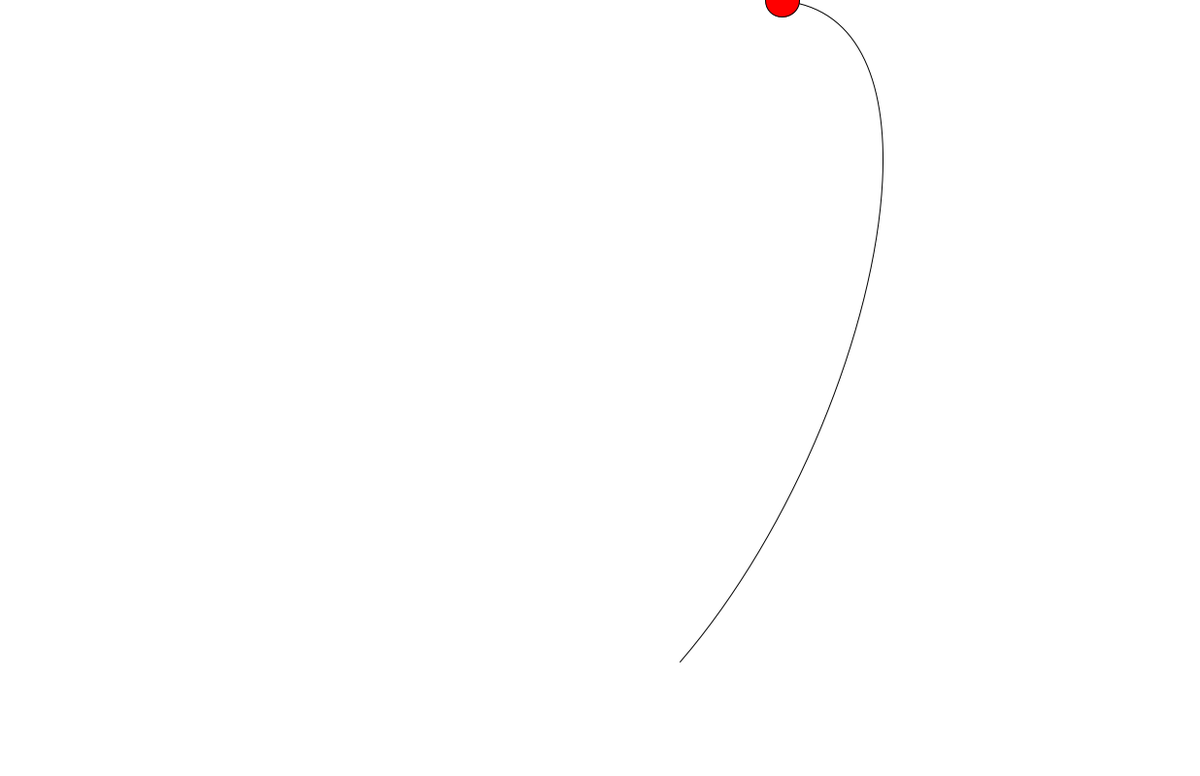
Frame 1 (no input)
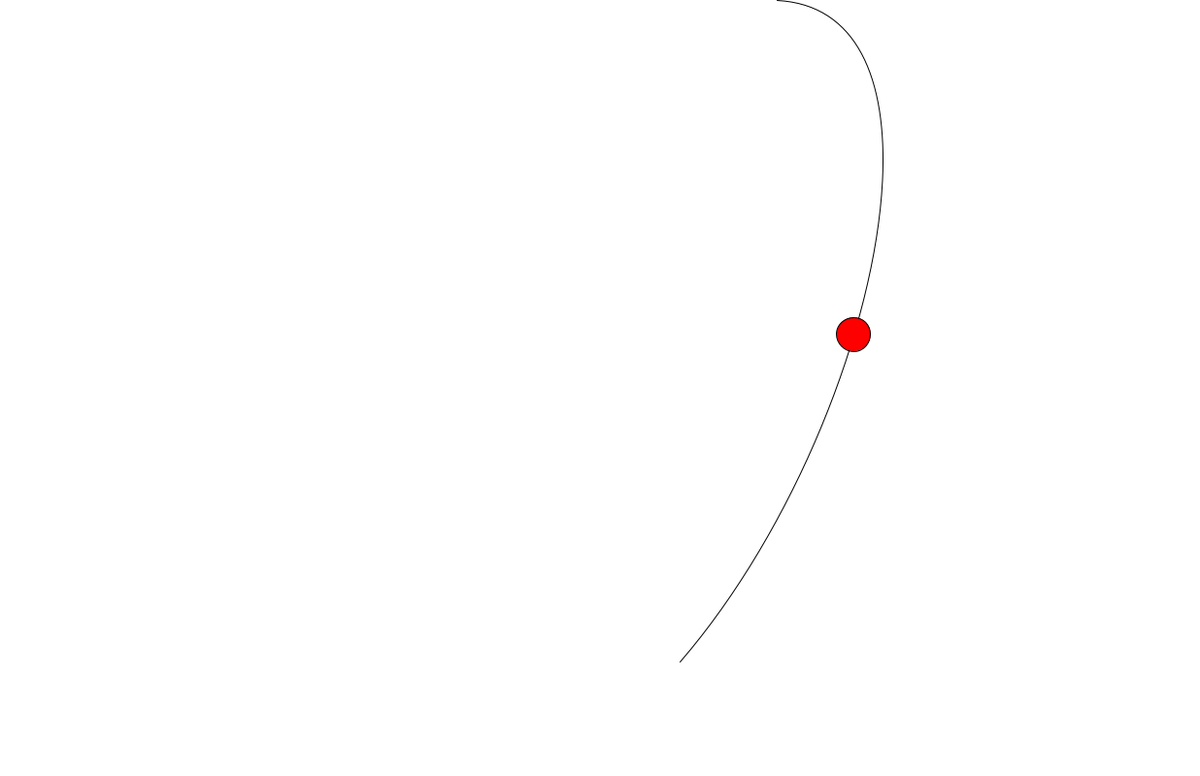
Frame 60 (the mouse pressed at the canvas centre just before this capture)
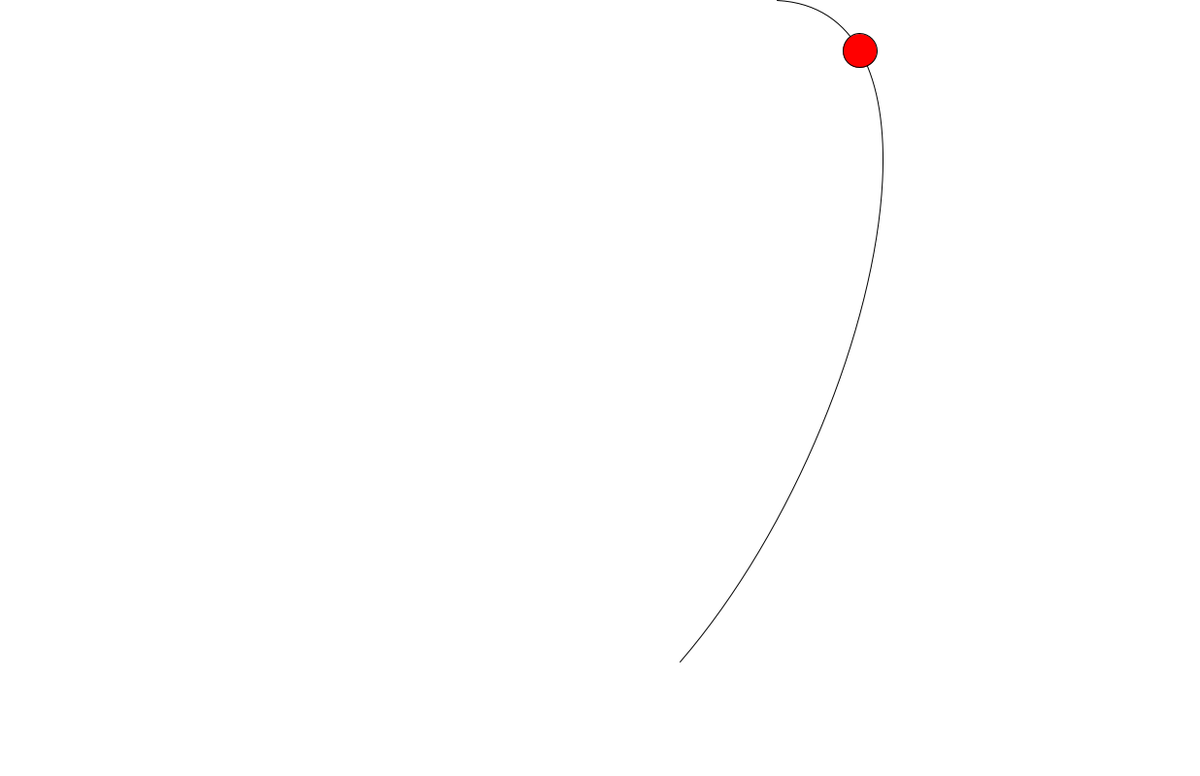
Frame 120 (the mouse held since frame 60 and released just before this capture)

The Processing sketch that drew these frames (run headless with seeded random() and noise(); from frame 60 on, the mouse is pressed at the canvas centre):

// Processing sketch: beziercurveaspath
// ── beziercurveaspath.pde
void setup() {
  size(1236, 800);
  smooth();
 
}
void draw() {
  background(255);
 
  noFill();
  stroke(0);
 
  //curve that I want an object/sprite to move down
  bezier(800, 0,1000,10,900,450,700,682);
 
 
  float t =  (frameCount/100.0)%1;
  float x = bezierPoint(800, 1000, 900, 700, t);
  float y = bezierPoint( 0, 10, 450, 682, t);
 
 fill(255,0,0);
  ellipse(x, y, 35, 35);
 
 
 
}
